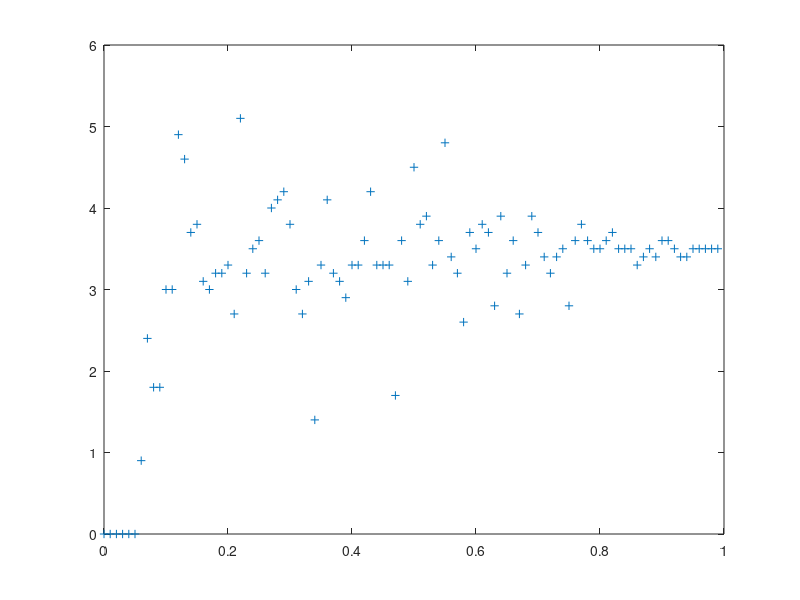

Recreate this plot in MATLAB.
%%%%%%%% ENCODER: Uses an encoding matrix to encode a 4 bit message into a
%%%%%%%% 7 long code ~ FALL 2022

A=[0 1 1 0]; %Initial message

B=[1 1 1 0 0 0 0; 1 0 0 1 1 0 0; 0 1 0 1 0 1 0; 1 1 0 1 0 0 1;]; %Encoding matrix
%%%%% 1100110
C=mod(A*B,2); %Applies mod 2 to simulate 'binary adding'

fprintf(1,"Original encoded matrix above\n")
disp(C)
ORIGINALMAT=C
ORIGINALMAT
%%%%%%%% ERROR APPLICATION: Applies noise to the code

finalprob = [];
finaldist = [];

eprob = 0.00; %Designates the error probability

while eprob < 1.00;
X = [];
Y = [];
percent_count = 1;

while percent_count < 11
error_total = 0;
string_pos = 1;
while string_pos < 8
    randomnum = rand;
    randomnum
    if randomnum <= eprob
        if C(1,string_pos) == 1
            C(1,string_pos) = 0;
            fprintf(1,"NEWMATBELOW")
            disp(C)
        else %string_pos == 0
            C(1,string_pos) = 1;
        end
        %C(1,string_pos)=mod(C(1,string_pos)+1,2);
        error_total=error_total+1;
    end
    string_pos=string_pos+1;
end

fprintf(1,"total errors below\n")
disp(error_total)
fprintf(1,"Error matrix below\n")
disp(C)


%%%%%%%% DECODER: Determines the syndrome and corrects a single error

D=[0 0 1; 0 1 0; 0 1 1; 1 0 0; 1 0 1; 1 1 0; 1 1 1;];
SYN=mod(C*D,2);

error_position = SYN(1,1).*4 + SYN(1,2).*2 + SYN(1,3).*1;

if not(error_position == 0)
    C(1,error_position)=mod(C(1,error_position)+1,2);
end
fprintf(1,"Corrected matrix found below.\n")
disp(C)

string_pos=1;
distancefromencoded=0;
while string_pos < 8
    if not(C(1,string_pos)==ORIGINALMAT(1,string_pos))
        distancefromencoded = distancefromencoded + 1;
    end
    string_pos = string_pos + 1;
end

fprintf(1,"Distance from original matrix below.");
disp(distancefromencoded);

X(end+1) = eprob;
Y(end+1) = distancefromencoded;
percent_count = percent_count + 1;
end
finalprob(end+1)=mean(X);
finaldist(end+1)=mean(Y);
finalprob;
finaldist;
X
Y
clear X;
clear Y;
eprob = eprob + 0.01;
end

%%%%%%%% PLOTTER: Plots the points that correspond to error probability and
%%%%%%%% distance from original message.
%X
%Y

%plot(X,Y,'+');
finalprob;
finaldist;
plot(finalprob,finaldist,'+')
